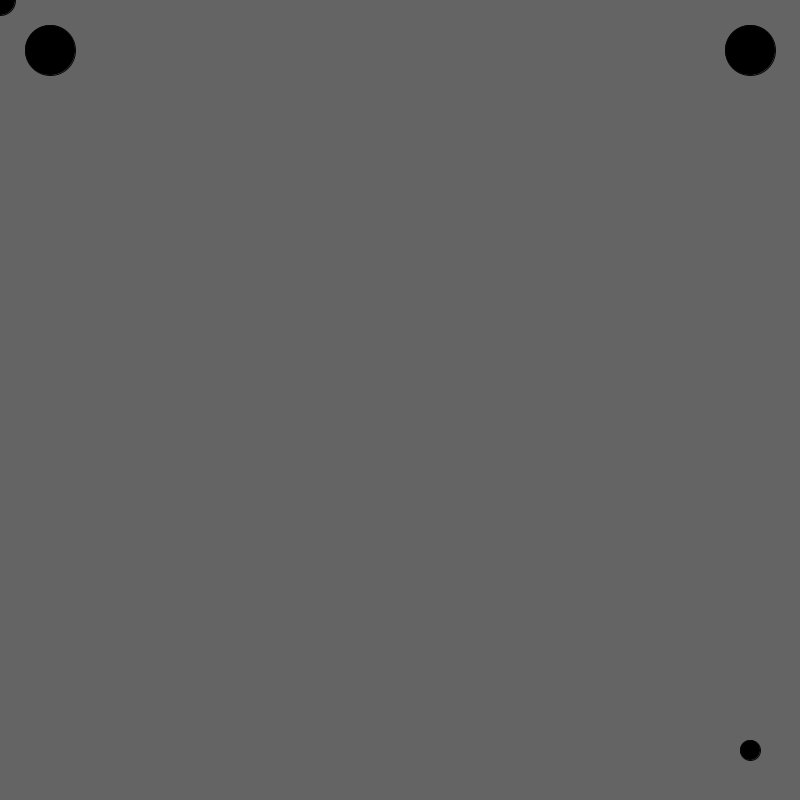
Frame 1 (no input)
Frame 60 (the mouse pressed at the canvas centre just before this capture): identical to frame 1, image omitted
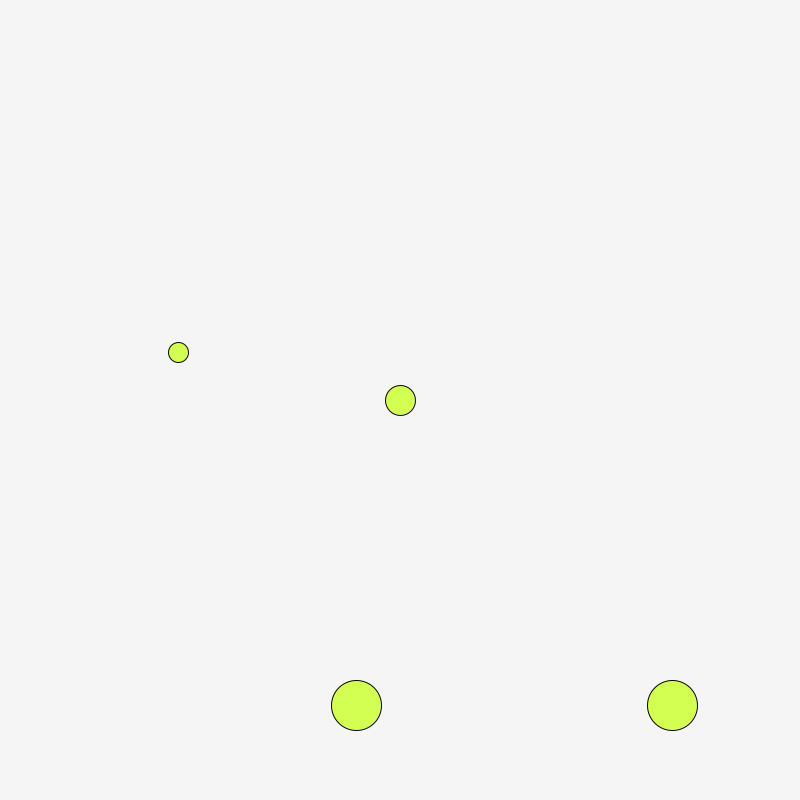
Frame 120 (the mouse held since frame 60 and released just before this capture)

The Processing sketch that drew these frames (run headless with seeded random() and noise(); from frame 60 on, the mouse is pressed at the canvas centre):

// Processing sketch: processing_40839
// ── processing_40839.pde

//make a circle that follows the mouse

void setup ()
{
  size (800, 800);
  background (100);
  smooth();
}

float xpos = 50;
float ypos = 50;
float xpos2 = 750;
float ypos2 = 50;
float xpos3 = 750;
float ypos3 = 750;
float xpos4 = 750;
float ypos4 = 50;
float xVal = 0;
float yVal = 0;
float xVal4 = 0;
float yVal4 = 0;
float rand = 0;
float rand2 = 0;
float rand3 = 0;
float bc = 100;

void draw ()
{
  background (bc);
  stroke(5);

  fill (255);
  fill (color (rand, 2*rand, rand2));
  ellipse (mouseX, mouseY, 30, 30);
  ellipse (xpos, ypos, 50, 50);
  ellipse (xpos2, ypos2, 20, 20);
  ellipse (xpos3, ypos3, 20, 20);
  ellipse (xpos4, ypos4, 50, 50);


  if (mousePressed == true)
  {
    xpos += xVal;
    ypos += yVal;
    xpos2 = 2*xpos;
    ypos2 = 2*ypos;
    xpos3 = xpos/2;
    ypos3 = ypos/2;
    xpos4 += xVal4;
    ypos4 += yVal4;   
    rand = random(255);
    rand2 = random(200);
    rand3 = random(125);
    bc = random (200, 250); 

    if (xpos > mouseX)
    {
      xVal -= 2;
    }
    else if (xpos < mouseX)
    {
      xVal += 2;
    } 

    if (ypos > mouseY)
    {
      yVal -= 1;
    }
    else if (ypos < mouseY)
    {
      yVal += 1;
    }



    if (xpos4 < mouseX)
    {
      xVal4 += 0.1;
    }
    else if (xpos > mouseX)
    {
      xVal4 -= 0.1;
    } 

    if (ypos < mouseY)
    {
      yVal4 += 1;
    }
    else if (ypos > mouseY)
    {
      yVal4 -= 1;
    }
  }

  else
  {
    rand = 0;
    rand2 = 0;
    rand3 = 0;
    bc = 100;
  }
  
  
  
}
